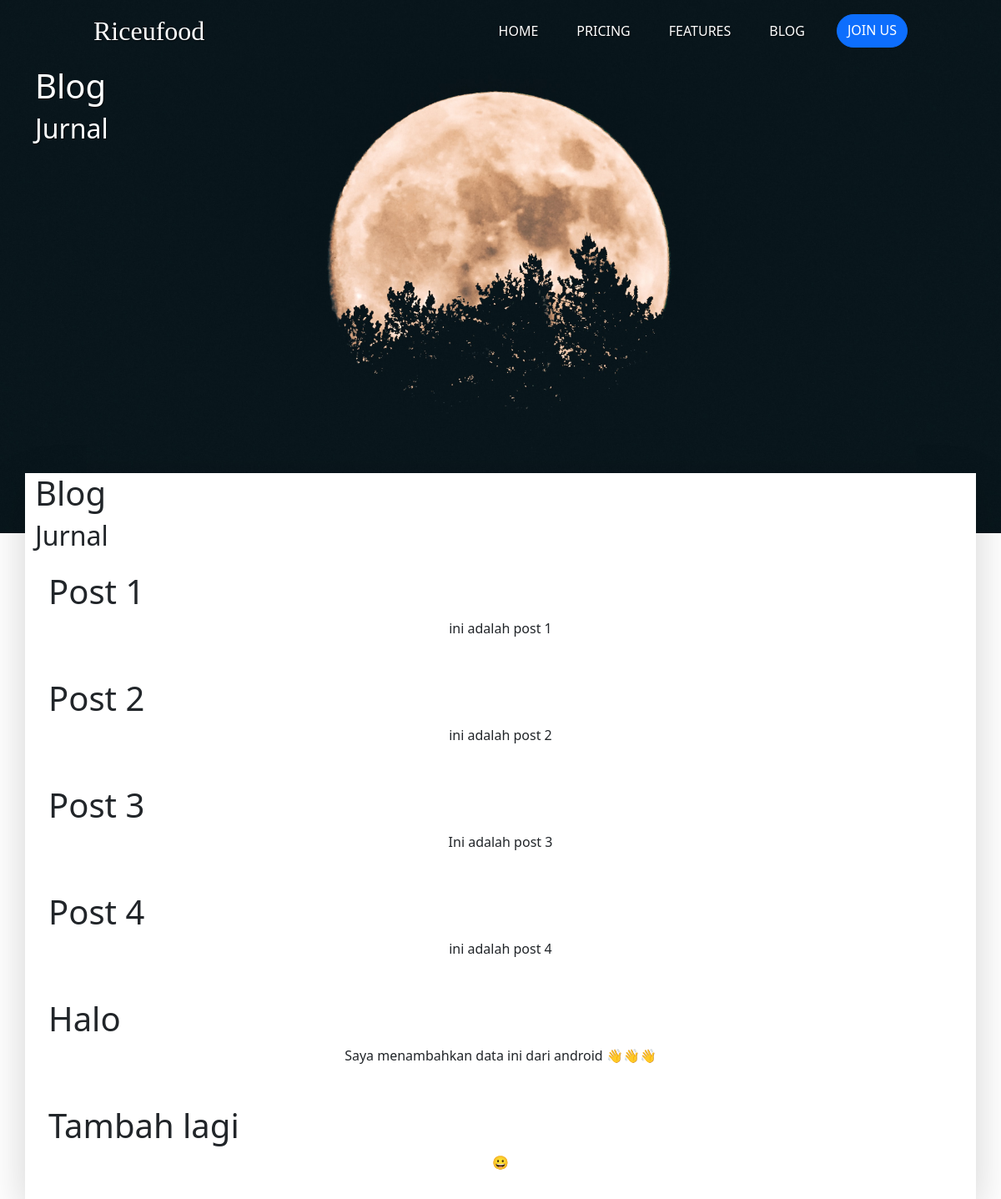
Screenshot of /blog/ with the database file from the repository.
### blog/models.py (models this page shows)
class post (models.Model):
    judul = models.CharField(max_length=200)
    body = models.TextField()
    def __str__(self):
        return "{}".format(self.judul)

### blog/views.py (the view)
# urls.py: path('',views.index),
def index(request):
    postingan = post.objects.all()
    print(postingan)
    context = {
        "judul":"Riceufood | Blog",
        "heading":"Blog",
        "subheading":"Jurnal",
        "post":postingan,
    }
    return render(request,"blog/index.html",context)

### blog/templates/blog/index.html (shortened to what this page needs)
{% extends "base.html" %} {% load static %} {% block content-1 %} {% block app-css %}
<link rel="stylesheet" href="{% static 'blog/css/style.css' %}" />
{% endblock app-css %} {% block jumbotron %}
<div class="row jumbotron-content">
  <h1>{{heading}}</h1>
  <h2>{{subheading}}</h2>
</div>
{% endblock jumbotron %}  {% for postingan in post %}
<div class="row p-3">
  <h1 class="text-start">{{postingan.judul}}</h1>
  <p class="text-center">{{postingan.body}}</p>
</div>
{% endfor %} {% endblock content-1 %}

### templates/base.html (shortened to what this page needs)
{% load static %}
<!DOCTYPE html>
<html lang="en">
  <head>
    {% include "snippets/style.html" %}
    {% block app-css %}{% endblock app-css %}
  </head>
  <body>
    {% include "snippets/navbar.html" %}
    <div class="container-fluid banner">
      <div class="container banner-content col-lg-12">
        <div class="text-center">
          {% block jumbotron %}{% endblock jumbotron %}
        </div>
      </div>
    </div>
    <dev class="container">
    </dev>
    <div class="conteiner-fluid">
      <div class="container bg-white shadow-lg">{% block content-1 %} {% endblock content-1 %}</div>
    </div>
  </body>
</html>

### templates/snippets/style.html (shortened to what this page needs)
{% load static %}
<link href="https://cdn.jsdelivr.net/npm/bootstrap@5.0.1/dist/css/bootstrap.min.css" rel="stylesheet" />

### templates/snippets/navbar.html (shortened to what this page needs)
{% load static %}
<nav class="navbar navbar-expand-lg navbar-light">
  <div class="container-fluid mynav">
    <a class="navbar-brand" href="#">Riceufood</a>
    <div class="collapse navbar-collapse" id="navbarNavAltMarkup">
      <div class="navbar-nav ms-auto">
        <a class="nav-link active" aria-current="page" href="/">Home</a>
        <a class="nav-link" href="#">Pricing</a>
        <a class="nav-link" href="#">Features</a>
        <a class="nav-link" href="/blog/">Blog</a>
        <a class="btn btn-primary tombol" href="#">Join Us</a>
      </div>
    </div>
  </div>
</nav>

### templates/snippets/scripts.html (shortened to what this page needs)
{% load static %}

### blog/static/blog/css/style.css (style rules this page uses)
.banner { background-image: url("/static/blog/img/aron-visuals-4zxSWESyZio-unsplash.jpg"); background-position: center; height: 540px; }
.navbar-brand { font-size: 32px; font-family: open; }
.tombol { text-transform: uppercase; border-radius: 40px; text-shadow: none; }
.banner-content { color: white; padding-top: 150px; text-shadow: 1px 1px 1px rgba(0, 0, 0, 0.6); }
.jumbotron-content { padding-right: 1200px; margin-top: -120px; }
@media (min-width: 992px) { .navbar-brand, .nav-link { color: white !important; text-shadow: 1px 1px 1px rgba(0, 0, 0, 0.6); } }
@media (min-width: 992px) { .nav-link { text-transform: uppercase; margin-right: 30px; } }
@media (min-width: 992px) { .mynav { margin: 0px 100px; } }
@media (min-width: 992px) { .banner { background-image: url("/static/blog/img/aron-visuals-4zxSWESyZio-unsplash.jpg"); background-position: center; background-size: cover; height: 640px; margin-top: -75px; } }
@media (min-width: 992px) { .banner-content { padding-top: 200px; } }

### rows the page displays
post: judul "Post 1", body "ini adalah post 1"
post: judul "Post 2", body "ini adalah post 2"
post: judul "Post 3", body "Ini adalah post 3"
post: judul "Post 4", body "ini adalah post 4"
post: judul "Halo", body "Saya menambahkan data ini dari android 👋👋👋"
post: judul "Tambah lagi", body "😀"

### other values shown
{{ heading }} "Blog Blog"
{{ subheading }} "Jurnal Jurnal"
